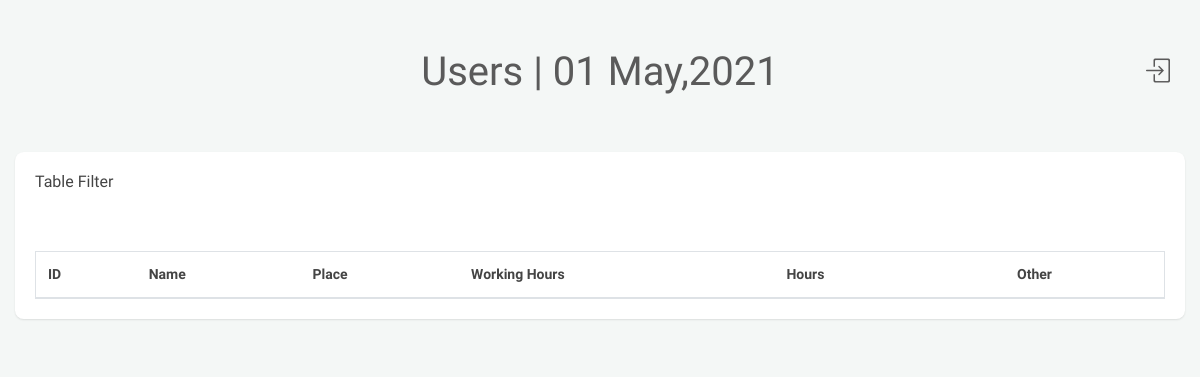
The page /users/2021-05-1 (signed in) on the database as committed earlier.
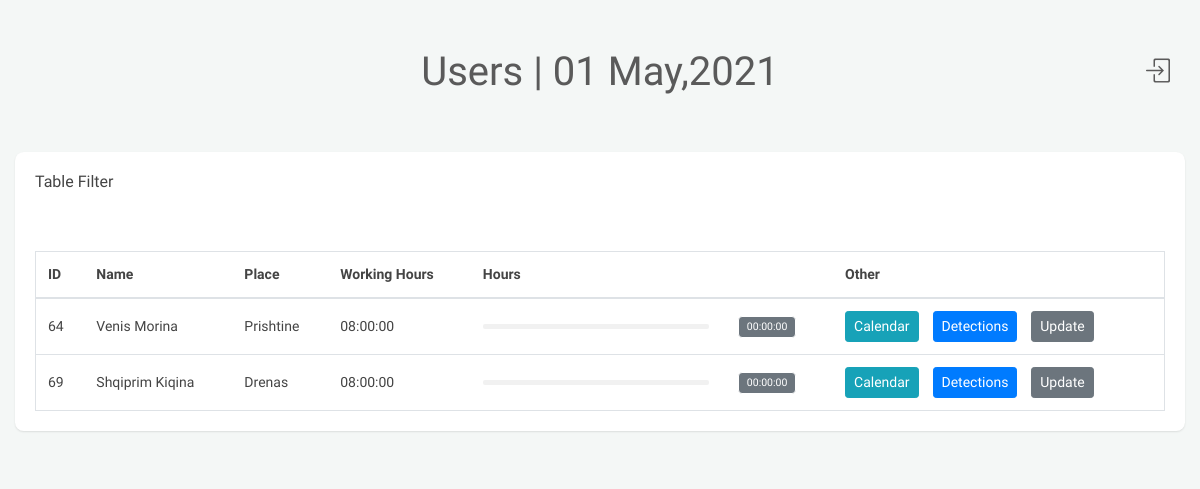
The same page on the database as committed later.
### sendreq/models.py (models this page shows, shortened)
class myUser(models.Model):
    name = models.CharField(max_length=255)
    CHOICES = (
        (1, 'Prishtine'),
        (2, 'Drenas'),
        (3, 'Ferizaj')
    )
    place = models.IntegerField(choices = CHOICES)
    work_hours = models.CharField(default = "08:00:00", max_length =11)
    def get_place(self, x=None):
        if x == None:
            x = self.place
        return self.CHOICES[x-1][1]
    def today_time(self, date = datetime.now()):
        try:
            return Detection.get_last(self, date).work_time
        except:
            return "00:00:00"
    def today_type(self, time = None):
        if time == None:
            time = self.today_time()
        time = time_to_float(time)
        if time == 0:
            return 0
    def today_time_color(self, time = None):
        if time == None:
            time = self.today_time()
        array = ["secondary","success","warning","danger"]
        return array[self.today_type(time)]
    def today_time_color_date(self, date):
        time = self.today_time(date)
        return self.today_time_color(time)
    def progress_time(self, time = None):
        if time == None:
            time = self.today_time()
        return int(( time_to_float(time) / time_to_float(self.work_hours) ) * 100)
    def progress_time_date(self, date):
        time = self.today_time(date)
        return self.progress_time(time)
    def progress_color(self, time = None):
        if time == None:
            time = self.today_time()
        array = ["","green","amber","blush"]
        return array[self.today_type(time)]
    def progress_color_date(self, date):
        time = self.today_time(date)
        return self.progress_color(time)

### cpanel/views.py (the view)
# urls.py: path('users/<str:date>', views.Users, name="cpanel-users"),
def Users(request, date):
    if not request.user.is_authenticated:
        return redirect('/login')
    users = myUser.objects.all()
    title = "Users"
    title += " | " + datetime.strftime(datetime.strptime(date, "%Y-%m-%d"), "%d %b,%Y")
    context = {"users" : users, "date": date, "title": title }
    return render(request, 'cpanel/users.html', context)

### cpanel/templatetags/method.py (called while the page is built)
@register.simple_tag
def call_method(obj, method_name, *args):
    method = getattr(obj, method_name)
    return method(*args)

### sendreq/functions.py (called while the page is built)
def time_to_float(time, datetime = False):
    if datetime:
        time = time_to_str(time)
    return float(time.replace(":",""))

### sendreq/models.py (called while the page is built)
    @classmethod
    def get_last(self, user, date = datetime.date(datetime.now())):
        return self.objects.filter(date__date = date, user = user).last()

### cpanel/templates/cpanel/users.html (shortened to what this page needs)
{% extends 'cpanel/main.html' %}
{% block content %}
{% load method %}
    <div id="content mt-10">
        <div class="">
            <div class="clearfix mt-10">
                <div class="col-lg-12 ">
                    <div class="card">
                        <div class="header">
                            <h2>Table Filter</h2>
                        </div>
                        <div class="body">
                            <div class="table-responsive m-t-20">
                                <table class="table m-b-0 border" >
                                    <thead>
                                            <th>ID</th>
                                            <th>Name</th>
                                            <th>Place</th>
                                            <th>Working Hours</th>
                                            <th>Hours</th>
                                            <th></th>
                                            <th>Other</th>
                                    </thead>
                                    <tbody>
                                        {% for user in users %}
                                        <tr data-status="approved">
                                            <td>{{user.id}}</td>
                                            <td>{{user.name}}</td>
                                            <td>{{user.get_place}}</td>
                                            <td>{{user.work_hours}}</td>
                                            <td width="250px">
                                                <div class="progress progress-xs">
                                                </div>
                                            </td>
                                            <td><span class="badge badge-{% call_method user 'today_time_color_date' date %}">{%call_method user 'today_time' date%}</span></td>
                                            <td>
                                                <a class="btn btn-sm btn-info" href="{% url 'cpanel-user' user.id %}"> Calendar </a>
                                                &nbsp;&nbsp; <a class="btn btn-sm btn-primary" href="{% url 'cpanel-detections' %}/{{user.id}}"> Detections </a>
                                                &nbsp;&nbsp; <a class="btn btn-sm btn-secondary" href="{% url 'cpanel-update' user.id %}"> Update </a>
                                            </td>
                                        </tr>
                                        {% endfor %}
                                    </tbody>
                                </table>
                            </div>
                        </div>
                    </div>
                </div>
            </div>
        </div>
    </div>
    {% endblock content %}

### cpanel/templates/cpanel/main.html (shortened to what this page needs)
<!doctype html>
<html lang="en">
{% load static %}
{% load method %}
<head>
    <link rel="stylesheet" href="{% static 'assets/vendor/bootstrap/css/bootstrap.min.css' %}">
    <link rel="stylesheet" href="{% static 'assets/vendor/font-awesome/css/font-awesome.min.css' %}">
    <link rel="stylesheet" href="{% static 'cpanel/assets/css/main.css' %}">
    <link rel="stylesheet" href="{% static 'cpanel/assets/css/color_skins.css' %}">
</head>
<body class="t">
    <div id="wrapper">
        <div>
            <div class="text-center header p-5 title" >
                <h1>{{ title }}</h1>
            </div>
            <a style="position: absolute; top: 55px; right: 30px; color: #5A5A5A; font-size: 1.5rem;" href="/logout" class="icon-menu"><i class="icon-login"></i></a>
        </div>
        {%block content%}
        {%endblock%}
    </div>
</body>
</html>

Rows that differ between the two databases and show on the page:
added myUser: id "64", name "Venis Morina", get_place "Prishtine", work_hours "08:00:00", id "00:00:00"
added myUser: id "69", name "Shqiprim Kiqina", get_place "Drenas", work_hours "08:00:00", id "00:00:00"
